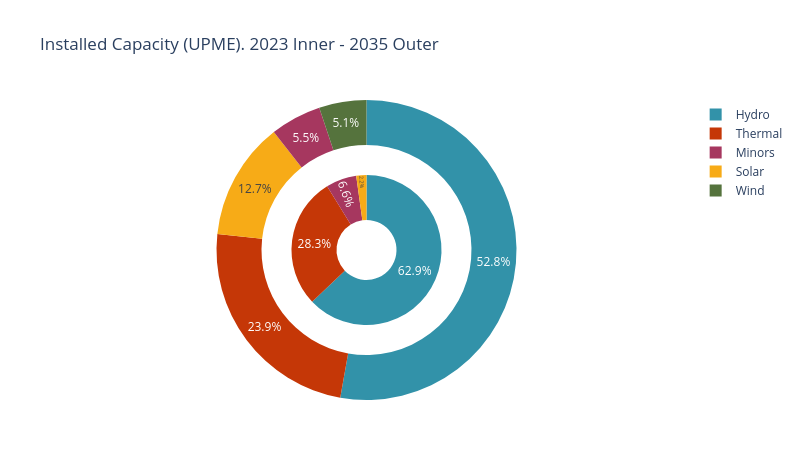

The code cell stored with this chart in its notebook:
### Code cell
import pandas as pd
esc_cap_2023 = pd.read_csv(cap_2023)
esc_cap_2023.rename(columns={'gen_tech': 'Tech'}, inplace=True)
esc_cap_2037 = pd.read_csv(cap_2037)
esc_cap_2037.rename(columns={'gen_tech': 'Tech'}, inplace=True)

sw.scenarios.installed_capacity(esc_cap_2023, esc_cap_2037, '2023', '2035', scenario_name, 'UPME')

### Figure 1 — Plotly figure (JSON) as saved in the notebook; plotly's stock layout.template omitted (floating-point values rounded to 4 significant figures)
{"data": [{"direction": "clockwise", "domain": {"x": [0.25, 0.75], "y": [0.25, 0.75]}, "hole": 0.4, "labels": ["Wind", "Hydro", "Minors", "Thermal", "Solar"], "marker": {"colors": ["#55733D", "#3292A9", "#A6375F", "#C53707", "#F7AB17"]}, "showlegend": true, "sort": true, "textinfo": "percent", "textposition": "inside", "type": "pie", "values": [0, 62.9, 6.6, 28.3, 2.2]}, {"domain": {"x": [0, 1], "y": [0, 1]}, "hole": 0.6, "labels": ["blank"], "marker": {"colors": ["#FFFFFF"]}, "showlegend": false, "type": "pie", "values": [100]}, {"direction": "clockwise", "domain": {"x": [0, 1], "y": [0, 1]}, "hole": 0.7, "labels": ["Wind", "Hydro", "Minors", "Thermal", "Solar"], "marker": {"colors": ["#55733D", "#3292A9", "#A6375F", "#C53707", "#F7AB17"]}, "showlegend": true, "sort": true, "textinfo": "percent", "textposition": "inside", "type": "pie", "values": [5.1, 52.8, 5.5, 23.9, 12.7]}], "layout": {"height": 450, "margin": {"b": 50, "l": 50, "r": 50, "t": 100}, "title": {"text": "Installed Capacity (UPME). 2023 Inner - 2035 Outer"}, "width": 800}}
